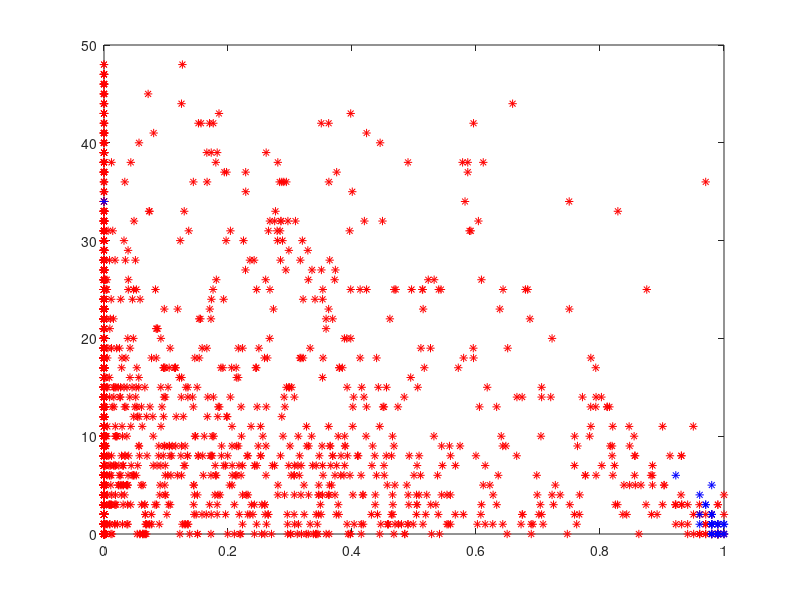

Recreate this plot in MATLAB. (Note: this script raises an error after producing the figure.)
% Training SVM for transactional arcs Et

% DIRECT INPUT: this bubble {i} and next bubble {j}
% Et INPUT: relative position (delta_p), relative size (delta_s), relative
% contrast (delta_c), Overlap*
% where:
% overlap = 
% delta_p = mod({i}center - {j}center)
% delta_s = mod({i}rho - {j}rho)
% delta_c = mod({i}avg_intensity - {j}intensity)

% X = [delta_p; delta_s]; % only account first two parameters
% Wt.X + Bt > 0 then is the same bubble (set cost to be -ive)



% ~~~~~~~~~~~~~~~~~~~~~~~~~~~~~~~~~~~~~~~~~~~~~~~~~~~~~~~~~~~~~~~~~~~~~~~~
% 1. Extract data need for training
% training frames: {i}[25,45,71,85,105,117] (5 pairs)
%                  {j}[27,47,73,87,107,119]
load('Et_training_data.mat');
total_acc_bub_list_training;
for i = 1:length(total_acc_bub_list_training)
    b = total_acc_bub_list_training{i};
    b.prevunode = 0;
    total_acc_bub_list_training{i} = b;
end

training_data_i = {}; % cell of cells = {{bubbles in frame 25} {bubbles in frame 45}..}
training_data_j = {}; % cell of cells = {{bubbles in frame 27} {bubbles in frame 47}..}

training_frames_i = [25,45,71,85,105,117];
training_frames_j = [27,47,73,87,107,119];

% getting all the bubbles for frames in training data
for t = 1:length(training_frames_i)
    bub_this_frame = {};
    for s = 1:length(total_acc_bub_list_training)
        b = total_acc_bub_list_training{s};
        if b.frameno == training_frames_i(t)
            bub_this_frame{length(bub_this_frame)+1} = b;
        end
    end
    training_data_i{t} = bub_this_frame;
end

for t = 1:length(training_frames_j)
    bub_this_frame = {};
    for s = 1:length(total_acc_bub_list_training)
        b = total_acc_bub_list_training{s};
        if b.frameno == training_frames_j(t)
            bub_this_frame{length(bub_this_frame)+1} = b;
        end
    end
    training_data_j{t} = bub_this_frame;
end

% result: cell of cells of bubbles contain in frames selected for training
training_data_i; % {{bubbles in frame 25} {bubbles in frame 45} {} {}...}
training_data_j;





% ~~~~~~~~~~~~~~~~~~~~~~~~~~~~~~~~~~~~~~~~~~~~~~~~~~~~~~~~~~~~~~~~~~~~~~~~
% 2. Hand labeling training data

% -- need a way of identify bubbles (can use unode)
% -- might means need to draw circles and display unode

% -- also need a way to identify pair. i.e. these two are the same bub 
% we can use b.frontunode, and insert unode of the linked
% bubble
% -- think about what we want to put into SVM
% we want (Y) label +1 (true) if the bubble are linked, else -1
% X = [delta_p; delta_s]; % relative position and relative size



% 2.1 visualise (only need 1 time) and hand label pairs of detected bubbles that is
% the same true bubble
% add path of where individual frames are 
% vidNo = 2;
% picPath = '/Users/ihorng/Documents/MATLAB/Oxford/4yp/Bubbles video/bubbleImage';
% picPath = strcat(picPath,num2str(vidNo));
% addpath(picPath);
% 
% % 2.1.1 Identify frame
% I1 = imread('Image117.jpg'); 
% I2 = imread('Image119.jpg');
% bub_frame_i = training_data_i{6};
% bub_frame_j = training_data_j{6};
% 
% % 2.1.2 This frame annotate
% % for each bubble in this frame, get centers, radius and labels
% nb = length(bub_frame_i);
% position = zeros(nb,3);
% labels = zeros(1,nb);
% 
% for k = 1:length(bub_frame_i)
%     position(k,1) = bub_frame_i{k}.xcen; % centers
%     position(k,2) = bub_frame_i{k}.ycen;
%     position(k,3) = bub_frame_i{k}.rho; % radius
%     labels(1,k) = bub_frame_i{k}.unode; % unode
% end
% 
% % insert annotation
% J = insertObjectAnnotation(I1,'circle',position,labels,'LineWidth',2,...
%     'Color','red','TextBoxOpacity',0.2,'TextColor','black');
% % subplot(1,2,1); imshow(J);  
% 
% 
% % 2.1.3 Next frame annotate
% nb = length(bub_frame_j);
% position = zeros(nb,3);
% labels = zeros(1,nb);
% 
% for k = 1:length(bub_frame_j)
%     position(k,1) = bub_frame_j{k}.xcen; % centers
%     position(k,2) = bub_frame_j{k}.ycen;
%     position(k,3) = bub_frame_j{k}.rho; % radius
%     labels(1,k) = bub_frame_j{k}.unode; % unode
% end
% 
% % insert annotation
% J = insertObjectAnnotation(I2,'circle',position,labels,'LineWidth',2,...
%     'Color','red','TextBoxOpacity',0.2,'TextColor','black');
% % subplot(1,2,2);imshow(J); 


% 2.2 Hand labeling
% list of unodes pair
% frame 25,27 > [unode in first frame, unode in second frame that are the
% same bubble; ...];
h_25_27 = [436,464; 438,468; 448,472; 452,476; 462,484];
h_45_47 = [718,744; 720,764; 724,750; 732,756; 734,758; 738,762; 740,766];
h_71_73 = [1134,1176; 1136,1178; 1146,1188; 1150,1190; 1172,1212];
h_85_87 = [1414,1444; 1416,1448; 1424,1458; 1426,1460; 1432,1468; 1442,1480];
h_105_107 = [1868,1926; 1886,1936; 1896,1950];
h_117_119 = [2244,2326; 2258,2340; 2270,2352; 2314,2388];
hand_label_sets = {h_25_27, h_45_47, h_71_73,h_85_87,h_105_107,h_117_119};


% 2.2.1 put data into bubble struct
for i = 1:length(training_data_j)
    train_ = training_data_j{i};
    hand_ = hand_label_sets{i};
    
    for j = 1:length(train_)
        b = train_{j};
        for k = 1:length(hand_)
            search_unode = hand_(k,2);
            if b.unode == search_unode;
                b.prevunode = hand_(k,1);
                training_data_j{i}{j} = b;
            end
        end
    end
end

% i = 15,12,20,15,30,41 = 133 bubbles total
% j = 11,14,21,19,28,38 = 131 bubbles total
% total of 3436 training data


% 3. Train SVM
% variables: relative size(radius), overlap
% X = [relative rho; overlap]

% 3.0.1 getting total length of data needed to be labeled
len = 0;
for a = 1:length(training_data_i)
    for i = 1:length(training_data_i{a})
        for j = 1:length(training_data_j{a})
            len = len + 1;
        end
    end
end

% 3.0.2 create SVM training array
X = zeros(2,len); 
Y = zeros(1,len);



% 3.1 Getting training data for SVM
count = 0; 
% overlap_count = 1; delta = zeros(6,1);
for a = 1:length(training_data_i) % getting frame pairs
    for i = 1:length(training_data_i{a})
        this_b = training_data_i{a}{i}; % this bubble
        for j = 1:length(training_data_j{a})
            next_b = training_data_j{a}{j}; % next bubble
            
            % 3.1.1 getting relative size, intensity
            rel_rho = abs(double(this_b.rho) - double(next_b.rho));
            rel_intensity = abs(double(this_b.avg_intensity) - double(next_b.avg_intensity));
            
            % 3.1.2 getting overlap percentile
            del_x = abs(double(this_b.xcen) - double(next_b.xcen));
            del_y = abs(double(this_b.ycen) - double(next_b.ycen));
            patchSize_N = 101; % size of bub_patch

%             if (del_x < patchSize_N) && (del_y < patchSize_N)
%                 delta(:,overlap_count) = [del_x; del_y; this_b.xcen; next_b.xcen; this_b.ycen; next_b.ycen];
%                 overlap_count = overlap_count + 1;
%             end
            
            if (del_x < patchSize_N) && (del_y < patchSize_N) % check if overlap 
                % how much it overlap
                overlap = double((patchSize_N - del_x)) * double((patchSize_N - del_y))/patchSize_N^2;
            else
                overlap = 0; % did not overlap    
            end
            
            
            % 3.1.3 determining label Y (-1 or +1
            % if next bubble's previous unode is this bubble's unode (i.e. they are the same bubble)
            if next_b.prevunode == this_b.unode 
                train_label = 1;
            else  
                train_label = -1;
            end
            
            % 3.1.4 putting data into arrays for training SVM 
            count = count + 1;
            X(1,count) = overlap;
            X(2,count) = rel_rho; 
            %X(3,count) = rel_intensity;
            Y(1,count) = train_label;
            
        end
    end
end

% normalised
% X_ = bsxfun(@minus, X, mean(X,2)) ;
% X_ = bsxfun(@rdivide, X_, std(X_,[],2)) ;
% X = X_ ;

% 3.2 Visualise data
Xp = X(:,Y==1);
Xn = X(:,Y==-1);

figure;
plot(Xn(1,:),Xn(2,:),'*r');
%scatter3(Xn(1,:),Xn(2,:),Xn(3,:),'*r')
%plot(Xn,'*r');
hold on
plot(Xp(1,:),Xp(2,:),'*b');
%scatter3(Xp(1,:),Xp(2,:),Xp(3,:),'*b')
%plot(Xp,'*b');


axis normal;

% 3.4 train SVM using vl_feat's function - output: Wt and Bt
% lambda = 0.0000001 ; % Regularization parameter
% maxIter = 100000000 ; % Maximum number of iterations
lambda = 0.0001;
maxIter = 100000;

[Wt Bt info] = vl_svmtrain(X, Y, lambda, 'MaxNumIterations', maxIter, 'epsilon', 1e-5, 'verbose', ...
    'weights', (Y+1)+0.01);

% plot line
eq = [num2str(Wt(1)) '*x+' num2str(Wt(2)) '*y+' num2str(Bt)];
line = ezplot(eq, [0 1 -20 1]);
set(line, 'Color', [0 0.8 0],'linewidth', 2);
xlabel('relative radius'); 
ylabel('overlap');
axis normal;

% plot line 1D
% eq = [num2str(Wt) '*x+' num2str(Bt)];
% line = ezplot(eq, [0 3000 0 1]);
% set(line, 'Color', [0 0.8 0],'linewidth', 2);
% %refline(Wt,Bt);
% axis normal


% % TODO: 
Wt % lets try this first then
Bt % if the output more than 0, then uncertain

% % look at the results if applied Wt and Bt to the original data set
Xn; 
res_n = zeros(1,length(Xn));
for i = 1:length(res_n)
    res_n(1,i) = dot(Wt,Xn(:,i)) + Bt;
end
res_n = sort(res_n);

Xp; 
res_p = zeros(1,length(Xp));
for i = 1:length(res_p)
    res_p(1,i) = dot(Wt,Xp(:,i)) + Bt;
end
res_p = sort(res_p);

figure(2); plot(res_n,'r*');
%figure(3); 
hold on
plot(res_p,'b*');


